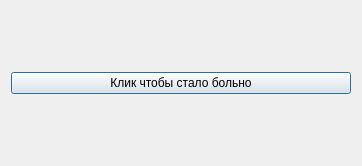
<?xml version="1.0" encoding="UTF-8"?>
<ui version="4.0">
 <class>SettingsEditDialog</class>
 <widget class="QDialog" name="SettingsEditDialog">
  <property name="geometry">
   <rect>
    <x>0</x>
    <y>0</y>
    <width>362</width>
    <height>166</height>
   </rect>
  </property>
  <property name="windowTitle">
   <string>Dialog</string>
  </property>
  <layout class="QVBoxLayout" name="verticalLayout">
   <item>
    <widget class="QPushButton" name="pushButton">
     <property name="text">
      <string>Клик чтобы стало больно</string>
     </property>
    </widget>
   </item>
  </layout>
 </widget>
 <resources/>
 <connections/>
</ui>
